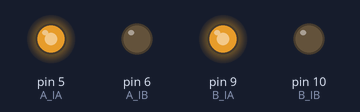
Recording of a sketch running on a simulated Arduino Uno, built with avr-gcc and run on an emulated ATmega328P. Parts: output pins drawn as LEDs (lit = HIGH). What the sketch prints to the serial monitor is not drawn.

Above: at 0.05 s.
At 2.75 s:
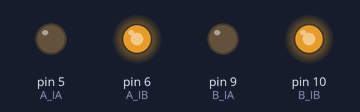
At 5.5 s:
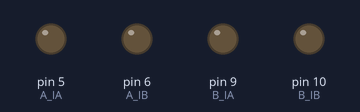
Timing chart, 0 to 7.2 s (numbered marks = the images above):
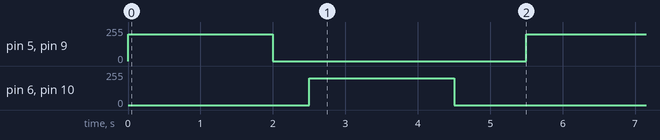

The sketch:

arduino.ino
```cpp
// L9110S dual DC motor driver — IA/IB style pins (PWM ok on speed pin)
#define A_IA 5   // PWM
#define A_IB 6
#define B_IA 9   // PWM
#define B_IB 10

void setup() {
  Serial.begin(9600);
  pinMode(A_IA, OUTPUT);
  pinMode(A_IB, OUTPUT);
  pinMode(B_IA, OUTPUT);
  pinMode(B_IB, OUTPUT);
  Serial.println("L9110S Dual Motor Driver Ready");
}

void loop() {
  motorA(200, true);
  motorB(200, true);
  delay(2000);

  motorA(0, true);
  motorB(0, true);
  delay(500);

  motorA(200, false);
  motorB(200, false);
  delay(2000);

  motorA(0, true);
  motorB(0, true);
  delay(1000);
}

void motorA(int speed, bool forward) {
  if (forward) {
    analogWrite(A_IA, speed);
    digitalWrite(A_IB, LOW);
  } else {
    digitalWrite(A_IA, LOW);
    analogWrite(A_IB, speed);
  }
}

void motorB(int speed, bool forward) {
  if (forward) {
    analogWrite(B_IA, speed);
    digitalWrite(B_IB, LOW);
  } else {
    digitalWrite(B_IA, LOW);
    analogWrite(B_IB, speed);
  }
}
```

Measured:
- by itself, pin 5 (A_IA), pin 6 (A_IB), pin 9 (B_IA), pin 10 (B_IB): alternates 200/255 for 2.0 s and 0/255 for 3.5 s
